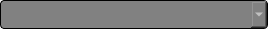
<?xml version="1.0" encoding="UTF-8"?>
<ui version="4.0">
 <class>DialogItemComboBox</class>
 <widget class="QDialog" name="DialogItemComboBox">
  <property name="geometry">
   <rect>
    <x>0</x>
    <y>0</y>
    <width>268</width>
    <height>29</height>
   </rect>
  </property>
  <property name="windowTitle">
   <string>DialogItemComboBox</string>
  </property>
  <property name="styleSheet">
   <string notr="true">/*QWidget {
background-color: rgb(99,99,99); */
/*background-color: rgb(169,169,29); */
/*background-color: rgb(29,200,200); */
/*color: rgb(229,229,229); 
}*/

QPushButton {
background-color: rgb(129,129,129); 
color: rgb(229,229,229); 
border: 1px solid black;
border-radius: 4px;
}

QComboBox {
background-color: rgb(129,129,129); 
color: rgb(229,229,229); 
border: 1px solid black;
border-radius: 4px;
}

/*QPushButton:pressed {
    background-color: qlineargradient(spread:pad, x1:0, y1:0, x2:0, y2:1,   stop:0 rgba(60, 186, 162, 255), stop:1 rgba(98, 211, 162, 255))
}*/

/*QPushButton {
     background-color: #3cbaa2; 
     border: 1px solid black;
     border-radius: 4px;
}*/

/*QPushButton:disabled {
    background-color: rgb(170, 170, 127)
}*/

QFrame {
background-color: rgb(69,69,69); 
color: rgb(229,229,229); 
}

QLabel {
background-color: rgb(119,119,119); 
color: rgb(229,229,229); 
}

/*QTreeWidget {
background-color: qlineargradient(x1: 0, y1: 0, x2: 0, y2: 1, stop: 0 rgb(96,96,96), stop: 1 rgb(196,196,196));
color:rgb(232,232,232); 
border: 2px solid rgb(190,220,15);
border-radius: 8px;border-style:solid; 
}*/

</string>
  </property>
  <layout class="QVBoxLayout" name="verticalLayout">
   <property name="spacing">
    <number>0</number>
   </property>
   <property name="leftMargin">
    <number>0</number>
   </property>
   <property name="topMargin">
    <number>0</number>
   </property>
   <property name="rightMargin">
    <number>0</number>
   </property>
   <property name="bottomMargin">
    <number>0</number>
   </property>
   <item>
    <widget class="QComboBox" name="comboBox">
     <property name="font">
      <font>
       <pointsize>16</pointsize>
      </font>
     </property>
    </widget>
   </item>
  </layout>
 </widget>
 <resources/>
 <connections/>
</ui>
